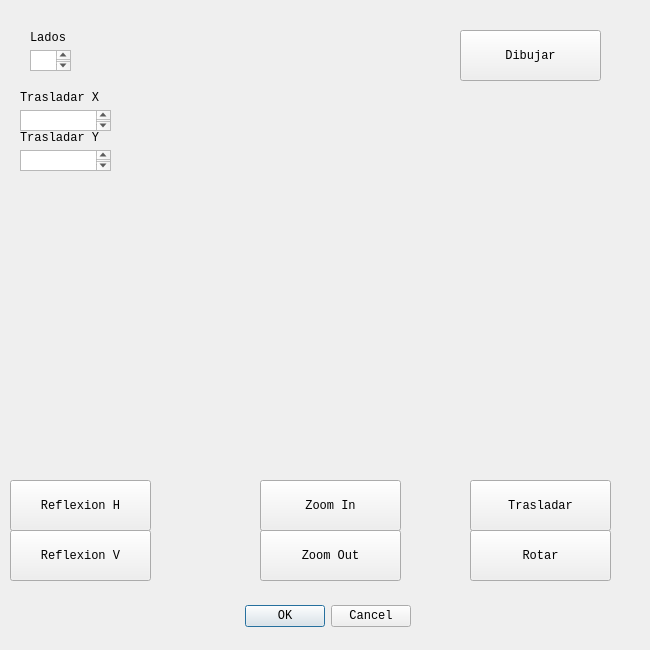
<?xml version="1.0" encoding="UTF-8"?>
<ui version="4.0">
 <class>poligono</class>
 <widget class="QDialog" name="poligono">
  <property name="geometry">
   <rect>
    <x>0</x>
    <y>0</y>
    <width>650</width>
    <height>650</height>
   </rect>
  </property>
  <property name="windowTitle">
   <string>Dialog</string>
  </property>
  <widget class="QDialogButtonBox" name="buttonBox">
   <property name="geometry">
    <rect>
     <x>70</x>
     <y>600</y>
     <width>341</width>
     <height>32</height>
    </rect>
   </property>
   <property name="font">
    <font>
     <family>Courier New</family>
    </font>
   </property>
   <property name="orientation">
    <enum>Qt::Horizontal</enum>
   </property>
   <property name="standardButtons">
    <set>QDialogButtonBox::Cancel|QDialogButtonBox::Ok</set>
   </property>
  </widget>
  <widget class="QTextEdit" name="ladosPoliTxt">
   <property name="geometry">
    <rect>
     <x>30</x>
     <y>50</y>
     <width>41</width>
     <height>21</height>
    </rect>
   </property>
  </widget>
  <widget class="QLabel" name="label">
   <property name="geometry">
    <rect>
     <x>30</x>
     <y>30</y>
     <width>59</width>
     <height>16</height>
    </rect>
   </property>
   <property name="font">
    <font>
     <family>Courier New</family>
    </font>
   </property>
   <property name="text">
    <string>Lados</string>
   </property>
  </widget>
  <widget class="QPushButton" name="pushButton">
   <property name="geometry">
    <rect>
     <x>460</x>
     <y>30</y>
     <width>141</width>
     <height>51</height>
    </rect>
   </property>
   <property name="font">
    <font>
     <family>Courier New</family>
    </font>
   </property>
   <property name="text">
    <string>Dibujar</string>
   </property>
  </widget>
  <widget class="QPushButton" name="pushButton_2">
   <property name="geometry">
    <rect>
     <x>470</x>
     <y>530</y>
     <width>141</width>
     <height>51</height>
    </rect>
   </property>
   <property name="font">
    <font>
     <family>Courier New</family>
    </font>
   </property>
   <property name="text">
    <string>Rotar</string>
   </property>
  </widget>
  <widget class="QPushButton" name="pushButton_3">
   <property name="geometry">
    <rect>
     <x>260</x>
     <y>530</y>
     <width>141</width>
     <height>51</height>
    </rect>
   </property>
   <property name="font">
    <font>
     <family>Courier New</family>
    </font>
   </property>
   <property name="text">
    <string>Zoom Out</string>
   </property>
  </widget>
  <widget class="QPushButton" name="pushButton_4">
   <property name="geometry">
    <rect>
     <x>260</x>
     <y>480</y>
     <width>141</width>
     <height>51</height>
    </rect>
   </property>
   <property name="font">
    <font>
     <family>Courier New</family>
    </font>
   </property>
   <property name="text">
    <string>Zoom In</string>
   </property>
  </widget>
  <widget class="QPushButton" name="pushButton_5">
   <property name="geometry">
    <rect>
     <x>470</x>
     <y>480</y>
     <width>141</width>
     <height>51</height>
    </rect>
   </property>
   <property name="font">
    <font>
     <family>Courier New</family>
    </font>
   </property>
   <property name="text">
    <string>Trasladar</string>
   </property>
  </widget>
  <widget class="QTextEdit" name="transX">
   <property name="geometry">
    <rect>
     <x>20</x>
     <y>110</y>
     <width>91</width>
     <height>21</height>
    </rect>
   </property>
  </widget>
  <widget class="QTextEdit" name="transY">
   <property name="geometry">
    <rect>
     <x>20</x>
     <y>150</y>
     <width>91</width>
     <height>21</height>
    </rect>
   </property>
  </widget>
  <widget class="QLabel" name="label_2">
   <property name="geometry">
    <rect>
     <x>20</x>
     <y>90</y>
     <width>101</width>
     <height>16</height>
    </rect>
   </property>
   <property name="font">
    <font>
     <family>Courier New</family>
    </font>
   </property>
   <property name="text">
    <string>Trasladar X</string>
   </property>
  </widget>
  <widget class="QLabel" name="label_3">
   <property name="geometry">
    <rect>
     <x>20</x>
     <y>130</y>
     <width>101</width>
     <height>16</height>
    </rect>
   </property>
   <property name="font">
    <font>
     <family>Courier New</family>
    </font>
   </property>
   <property name="text">
    <string>Trasladar Y</string>
   </property>
  </widget>
  <widget class="QPushButton" name="pushButton_6">
   <property name="geometry">
    <rect>
     <x>10</x>
     <y>480</y>
     <width>141</width>
     <height>51</height>
    </rect>
   </property>
   <property name="font">
    <font>
     <family>Courier New</family>
    </font>
   </property>
   <property name="text">
    <string>Reflexion H</string>
   </property>
  </widget>
  <widget class="QPushButton" name="pushButton_7">
   <property name="geometry">
    <rect>
     <x>10</x>
     <y>530</y>
     <width>141</width>
     <height>51</height>
    </rect>
   </property>
   <property name="font">
    <font>
     <family>Courier New</family>
    </font>
   </property>
   <property name="text">
    <string>Reflexion V</string>
   </property>
  </widget>
 </widget>
 <resources/>
 <connections>
  <connection>
   <sender>buttonBox</sender>
   <signal>accepted()</signal>
   <receiver>poligono</receiver>
   <slot>accept()</slot>
   <hints>
    <hint type="sourcelabel">
     <x>248</x>
     <y>254</y>
    </hint>
    <hint type="destinationlabel">
     <x>157</x>
     <y>274</y>
    </hint>
   </hints>
  </connection>
  <connection>
   <sender>buttonBox</sender>
   <signal>rejected()</signal>
   <receiver>poligono</receiver>
   <slot>reject()</slot>
   <hints>
    <hint type="sourcelabel">
     <x>316</x>
     <y>260</y>
    </hint>
    <hint type="destinationlabel">
     <x>286</x>
     <y>274</y>
    </hint>
   </hints>
  </connection>
 </connections>
</ui>
